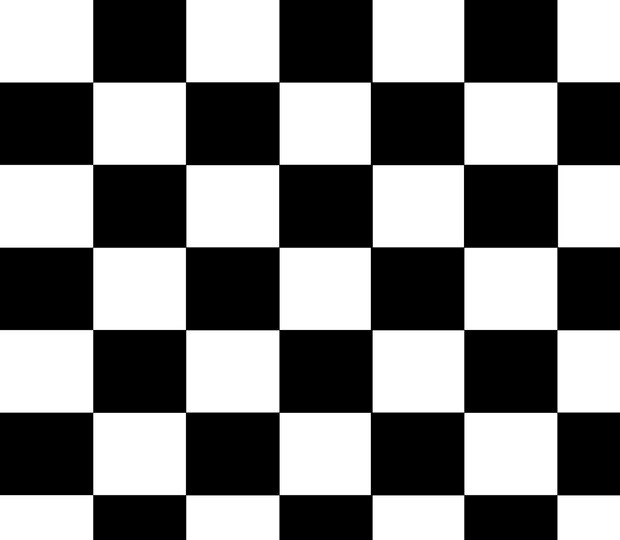
#> input picture files/board.jpg, 620 x 540 px, given in place of noisy.jpg, which was not available
$ python '基本操作.py'
#> lines starting #> are read from the running program, lines starting #| are printed output that depends on the picture; after the words box and inside, x2 and y2 are one past the last pixel; in counts of white or black regions, pixels touching at a corner belong together; pictures that were not available may be replaced by others from this repository, and a replacement may not be noted
import cv2
import numpy as np
import matplotlib.pyplot as plt

'''
1. cv2.imread(): - cv2.IMREAD_COLOR：彩色图，默认值(1) - cv2.IMREAD_GRAYSCALE：灰度图(0) -
cv2.IMREAD_UNCHANGED：包含透明通道的彩色图(-1)
2. cv2.namedWindow()创建一个窗口 - 参数1依旧是窗口的名字 - 参数2默认是cv2.WINDOW_AUTOSIZE，
表示窗口大小自适应图片，也可以设置为cv2.WINDOW_NORMAL，表示窗口大小可调 - 图片比较大的时候，可以考虑用后者
3. OpenCV中彩色图是以B-G-R通道顺序存储的，灰度图只有一个通道，图像坐标的起始点是在左上角，所以行对应的是y，列对应的是x。
   o--->x
   |
   y
'''
# [167 lines left out: functions open_jpg, camera, bitwise, fanzhuan, suofang, pingyi and 4 more, not called in this run]
#自适应阈值()
def Ostu阈值():
    #适合于双峰图片，自动选取阈值
    #所谓双峰图片，是指以灰度为x轴，像素点数量为y轴，形成的有两个峰的直方图
    #能自动将这两个峰分开，形成二值图片。
    img = cv2.imread("opencv\\files\\noisy.jpg", 0)
#> img is the input picture: shape (540, 620); min 0, max 255, mean 127.5
    print(img.shape)
#| (540, 620)
    # 固定阈值
    ret1, th1 = cv2.threshold(img, 100, 255, cv2.THRESH_BINARY)
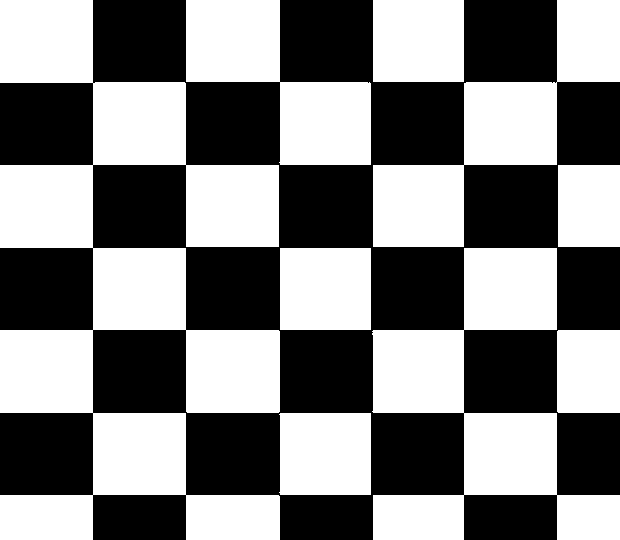
#> th1: shape (540, 620); 50.2% white; 1 black region, box (x1, y1, x2, y2) and area: (0, 0, 620, 540) 166795

    # Otsu阈值
    ret2, th2 = cv2.threshold(img, 0, 255, cv2.THRESH_BINARY + cv2.THRESH_OTSU)
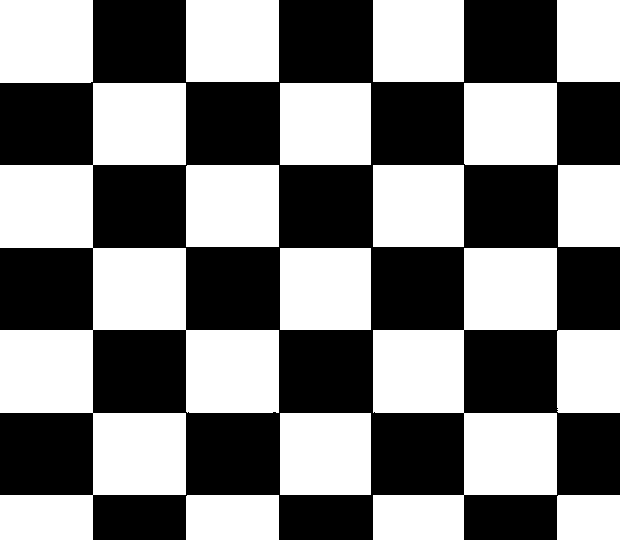
#> th2: shape (540, 620); 50% white; 1 black region, box (x1, y1, x2, y2) and area: (0, 0, 620, 540) 167290
#> ret2 = 127

    # 先进行高斯滤波，在使用Otsu阈值
    blur = cv2.GaussianBlur(img, (5, 5), 0)
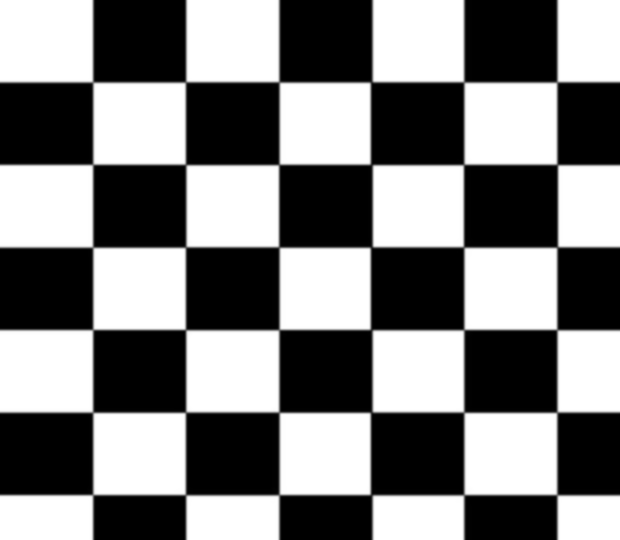
#> blur: shape (540, 620); min 0, max 255, mean 127.6
    ret3, th3 = cv2.threshold(blur, 0, 255, cv2.THRESH_BINARY + cv2.THRESH_OTSU)
#> th3: shape (540, 620); 50% white; 1 black region, box (x1, y1, x2, y2) and area: (0, 0, 620, 540) 167329
#> ret3 = 127

    # 可视化
    images = [img, 0, th1, img, 0, th2, blur, 0, th3]
    titles = ['Original', 'Histogram', 'Global(v=100)',
            'Original', 'Histogram', "Otsu's",
            'Gaussian filtered Image', 'Histogram', "Otsu's"]
    for i in range(3):
        # 绘制原图
        plt.subplot(3, 3, i * 3 + 1)
        plt.imshow(images[i * 3], 'gray')
        plt.title(titles[i * 3], fontsize=8)
        plt.xticks([]), plt.yticks([])
        # 绘制直方图plt.hist，ravel函数将数组降成一维
        plt.subplot(3, 3, i * 3 + 2)
        plt.hist(images[i * 3].ravel(), 256)
        plt.title(titles[i * 3 + 1], fontsize=8)
        plt.xticks([]), plt.yticks([])
        # 绘制阈值图
        plt.subplot(3, 3, i * 3 + 3)
        plt.imshow(images[i * 3 + 2], 'gray')
        plt.title(titles[i * 3 + 2], fontsize=8)
        plt.xticks([]), plt.yticks([])
    plt.show()
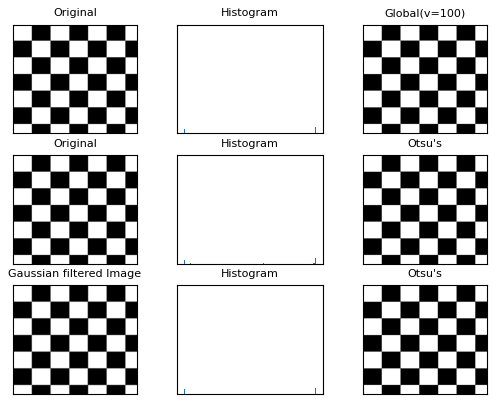
#> figure drawn by matplotlib, 9 panels
Ostu阈值()
